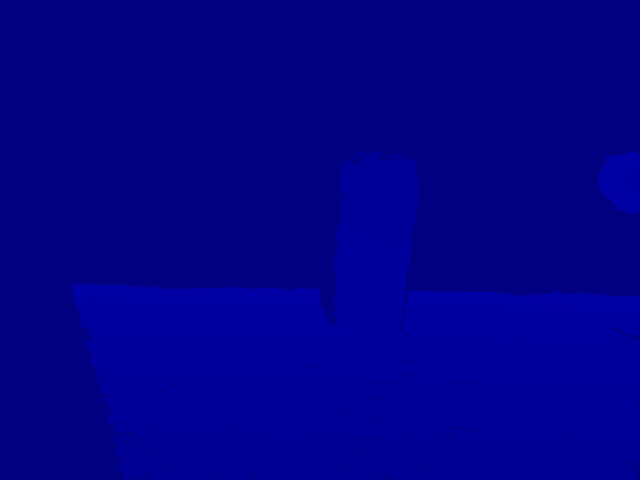
#> input picture depth1.png, 640 x 480 px; the run also reads 2 pictures not shown here
$ python realsense_depth_mapping.py
#> lines starting #> are read from the running program, lines starting #| are printed output that depends on the picture; after the words box and inside, x2 and y2 are one past the last pixel; in counts of white or black regions, pixels touching at a corner belong together
import cv2 as cv
import numpy as np
from scipy.spatial import Delaunay
import matplotlib.pyplot as plt
from mpl_toolkits.mplot3d import Axes3D

depth_image1 = cv.imread('depth1.png', cv.IMREAD_GRAYSCALE)
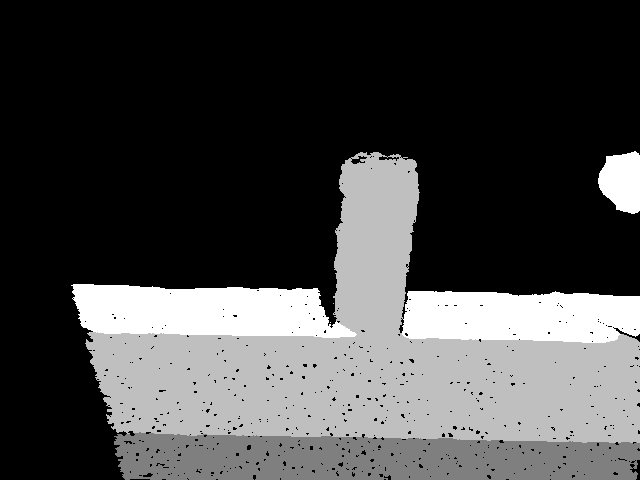
#> depth_image1: shape (480, 640); min 14, max 18, mean 15.11; drawn with min black and max white
depth_image2 = cv.imread('depth2.png', cv.IMREAD_GRAYSCALE)
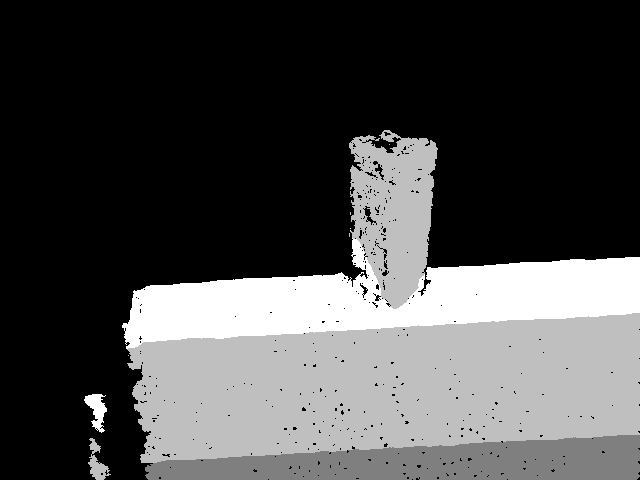
#> depth_image2: shape (480, 640); min 14, max 18, mean 15.16; drawn with min black and max white
depth_image3 = cv.imread('depth3.png', cv.IMREAD_GRAYSCALE)
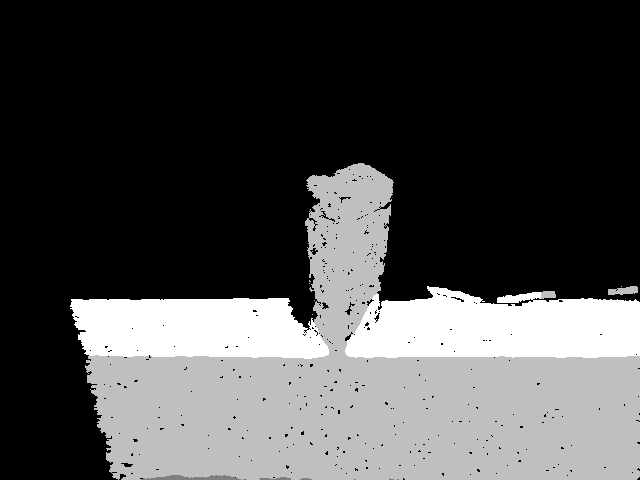
#> depth_image3: shape (480, 640); min 14, max 18, mean 15.15; drawn with min black and max white

def detect_keypoints(image):
    keypoints = cv.cornerHarris(image, 2, 3, 0.04)
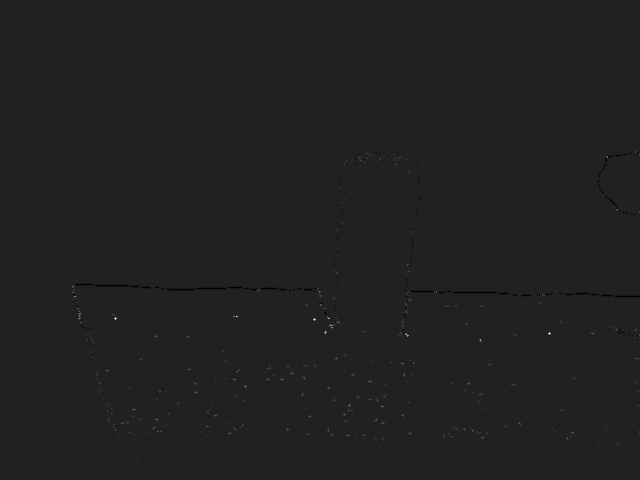
#> keypoints: shape (480, 640) float32; min -2.42e-09, max 1.61e-08, mean 4.67e-12; drawn with min black and max white
    keypoints = cv.dilate(keypoints, None)
    keypoints = keypoints > 0.01 * keypoints.max()
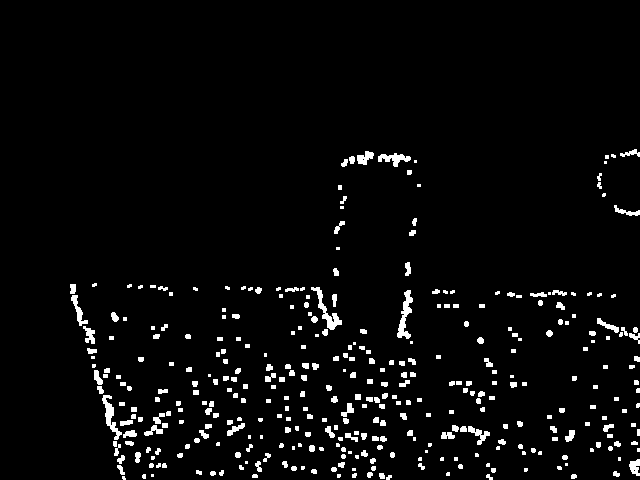
#> keypoints: shape (480, 640) bool; 3.8% white; 365 white regions (98 under 20 px), largest, box (x1, y1, x2, y2) and area: (397, 290, 413, 339) 343, (311, 287, 342, 330) 336, (102, 395, 122, 440) 300
    return keypoints

keypoints1 = detect_keypoints(depth_image1)
keypoints2 = detect_keypoints(depth_image2)
#> in detect_keypoints (call 2), `keypoints = keypoints > 0.01 * keypoints.max()`:
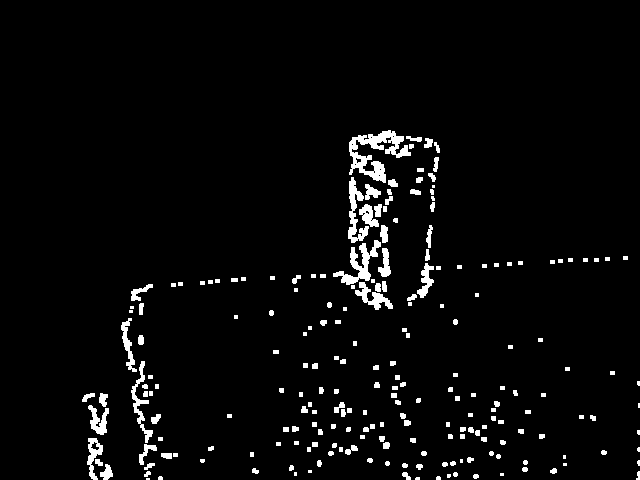
#> keypoints: shape (480, 640) bool; 3.6% white; 219 white regions (31 under 20 px), largest, box (x1, y1, x2, y2) and area: (349, 130, 411, 183) 1287, (333, 240, 381, 285) 712, (348, 177, 369, 243) 557
keypoints3 = detect_keypoints(depth_image3)
#> in detect_keypoints (call 3), `keypoints = keypoints > 0.01 * keypoints.max()`:
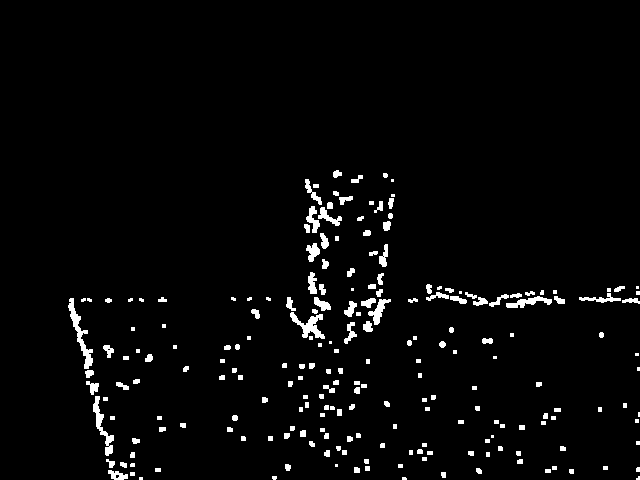
#> keypoints: shape (480, 640) bool; 3% white; 216 white regions (43 under 20 px), largest, box (x1, y1, x2, y2) and area: (68, 298, 93, 369) 468, (290, 312, 325, 339) 380, (93, 396, 114, 456) 365

points1 = np.argwhere(keypoints1)
#> points1 = 11614 pairs, first value 149 to 479, second value 70 to 639
points2 = np.argwhere(keypoints2)
#> points2 = 11203 pairs, first value 130 to 479, second value 82 to 639
points3 = np.argwhere(keypoints3)
#> points3 = 9239 pairs, first value 170 to 479, second value 68 to 639

point_cloud = np.vstack((points1, points2, points3))
#> point_cloud = 32056 pairs, first value 130 to 479, second value 68 to 639
tri = Delaunay(point_cloud)

print(points1[0,0])
#| 149

fig = plt.figure()
ax = fig.add_subplot(111, projection='3d')

#> (the run stopped early here; a loop or call above may not have finished)
